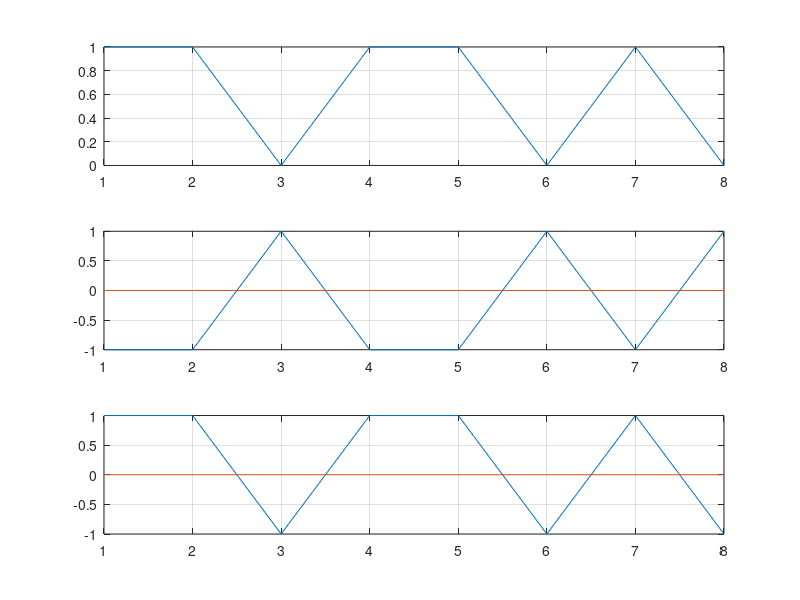

This chart was generated by the following MATLAB code:
%%
clear;
close all;

%%
N = 8;
M = 2;
data = randi([0, M-1], 1, N);
sPsk = pskmod(data, M);
sPam = pammod(data, M);

figure(1);
subplot(3,1,1); plot(data); grid on;
subplot(3,1,2); plot(real(sPsk)); hold on; plot(imag(sPsk)); grid on;
subplot(3,1,3); plot(real(sPam)); hold on; plot(imag(sPam)); grid on;